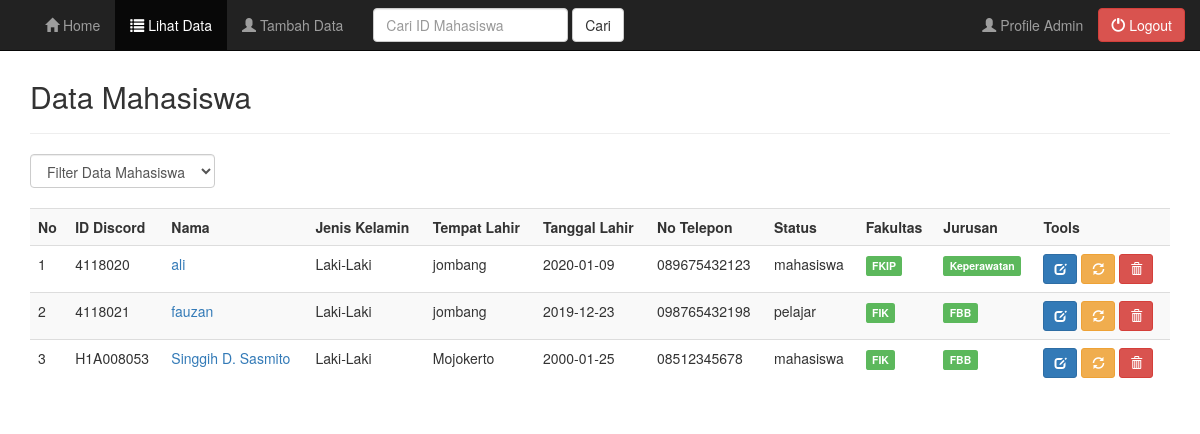
/admin/data.php (signed in), run on the app's committed database.
### tables this page shows
CREATE TABLE `tbl_discord` (
  `ID` bigint(20) UNSIGNED NOT NULL,
  `username` varchar(20) NOT NULL,
  `password` varchar(32) NOT NULL,
  `level` varchar(30) NOT NULL,
  `id_discord` varchar(20) NOT NULL,
  `nama` varchar(50) NOT NULL,
  `jenis_kelamin` varchar(20) NOT NULL,
  `tempat_lahir` varchar(30) NOT NULL,
  `tanggal_lahir` date NOT NULL,
  `alamat_asal` varchar(100) NOT NULL,
  `alamat_sekarang` varchar(100) NOT NULL,
  `no_telepon` varchar(13) NOT NULL,
  `email` varchar(30) NOT NULL,
  `status` varchar(50) NOT NULL,
  `game` varchar(50) NOT NULL,
  `genre_game` varchar(50) NOT NULL
);

### admin/data.php (the view, shortened to what this page needs)
<?php $thisPage="Data"; ?>
<?php
include("header.php");
include("../koneksi.php");
?>
	<div class="container">
		<div class="content">
			<h2>Data Mahasiswa</h2>
			<hr />
			<form class="form-inline" method="get">
				<div class="form-group">
					<select name="filter" class="form-control" onchange="form.submit()">
						<option value="0">Filter Data Mahasiswa</option>
						<?php $filter = (isset($_GET['filter']) ? strtolower($_GET['filter']) : NULL);  ?>
					</select>
				</div>
			</form>
			<br />
			<div class="table-responsive">
				<table class="table table-striped table-hover">
					<tr>
						<th>No</th>
						<th>ID Discord</th>
						<th>Nama</th>
						<th>Jenis Kelamin</th>
						<th>Tempat Lahir</th>
						<th>Tanggal Lahir</th>
						<th>No Telepon</th>
						<th>Status</th>
						<th>Fakultas</th>
						<th>Jurusan</th>
						<th>Tools</th>
					</tr>
					<?php
					if($filter){
						$sql = mysqli_query($koneksi, "SELECT * FROM tbl_discord WHERE genre_game='$filter' ORDER BY id_discord ASC");
					}else{
						$sql = mysqli_query($koneksi, "SELECT * FROM tbl_discord ORDER BY id_discord ASC");
					}
					if(mysqli_num_rows($sql) == 0){
						echo '<tr><td colspan="14">Data Tidak Ada.</td></tr>';
					}else{
						$no = 1;
						while($row = mysqli_fetch_assoc($sql)){
							echo '
							<tr>
								<td>'.$no.'</td>
								<td>'.$row['id_discord'].'</td>
								<td><a href="profile_mahasiswa.php?nim='.$row['id_discord'].'">'.$row['nama'].'</a></td>
								<td>'.$row['jenis_kelamin'].'</td>
								<td>'.$row['tempat_lahir'].'</td>
								<td>'.$row['tanggal_lahir'].'</td>
								<td>'.$row['no_telepon'].'</td>
								<td>'.$row['status'].'</td>
								<td>';
								if($row['game'] == 'Console'){
									echo '<span class="label label-success">Saintek</span>';
								}
								else if ($row['game'] == 'Mobile' ){
									echo '<span class="label label-success">FIK</span>';
								}
								else if ($row['game'] == 'PC' ){
									echo '<span class="label label-success">FKIP</span>';
								}
							echo '
								</td>
								<td>';
								if($row['genre_game'] == 'MOBA'){
									echo '<span class="label label-success">Sistem Informasi</span>';
								}
								else if ($row['genre_game'] == 'FPS' ){
									echo '<span class="label label-success">Matematika</span>';
								}
								else if ($row['genre_game'] == 'RPG' ){
									echo '<span class="label label-success">FBB</span>';
								}
								else if ($row['genre_game'] == 'Racing' ){
									echo '<span class="label label-success">Keperawatan</span>';
								}
							echo '
								</td>
								<td>
									<a href="edit_member.php?id_discord='.$row['id_discord'].'" title="Edit Data" data-toggle="tooltip" class="btn btn-primary btn-sm"><span class="glyphicon glyphicon-edit" aria-hidden="true"></span></a>
									<a href="password.php?id_discord='.$row['id_discord'].'" title="Ganti Password" data-toggle="tooltip" class="btn btn-warning btn-sm"><span class="glyphicon glyphicon-refresh" aria-hidden="true"></span></a>
									<a href="data.php?aksi=delete&id_discord='.$row['id_discord'].'" title="Hapus Data" data-toggle="tooltip" onclick="return confirm(\'Anda yakin akan menghapus data '.$row['nama'].'?\')" class="btn btn-danger btn-sm"><span class="glyphicon glyphicon-trash" aria-hidden="true"></span></a>
								</td>
							</tr>
							';
							$no++;
						}
					}
					?>
				</table>
			</div>
		</div>
	</div>
<?php
include("footer.php");
?>

### admin/header.php (shortened to what this page needs)
<!DOCTYPE html>
<html lang="id">
  <head>
    <link href="../css/bootstrap.min.css" rel="stylesheet">
	<link href="../css/bootstrap-datepicker.css" rel="stylesheet">
    <link href="../style.css" rel="stylesheet">
  </head>
<body>
	<nav class="navbar navbar-inverse navbar-fixed-top">
	  <div class="container">
		<div class="collapse navbar-collapse" id="myNavbar">
		  <ul class="nav navbar-nav navbar-left">
			<li<?php if ($thisPage=="Dashboard") echo " class=\"active\""; ?>><a href="index.php"><span class="glyphicon glyphicon-home"></span> Home</a></li>
			<li<?php if ($thisPage=="Data") echo " class=\"active\""; ?>><a href="data.php" data-toggle="tooltip" data-placement="bottom" title="Lihat Data Mahasiswa"><span class="glyphicon glyphicon-list"></span> Lihat Data</a></li>
			<li<?php if ($thisPage=="Tambah") echo " class=\"active\""; ?>><a href="tambah.php" data-toggle="tooltip" data-placement="bottom" title="Tambah Data Mahasiswa" ><span class="glyphicon glyphicon-user"></span> Tambah Data</a></li>
			<form name="cari" method="post" action="cari.php" role="search" class="navbar-form navbar-left">
				<div class="form-group">
					<input type="text" name="carinim" placeholder="Cari ID Mahasiswa" class="form-control">
				</div>
				<button type="submit" name="submit" id="submit" value="search" class="btn btn-default" data-toggle="tooltip" data-placement="bottom" title="Cari Data Member">Cari</button>
			</form>
		  </ul>
	      <ul class="nav navbar-nav navbar-right">
	      	<li<?php if ($thisPage=="Profile") echo " class=\"active\""; ?>><a href="profile.php" data-toggle="tooltip" data-placement="bottom" title="Lihat Profile"><span class="glyphicon glyphicon-user"></span> Profile Admin</a></li>
	        <a href="../logout.php" data-toggle="tooltip" data-placement="bottom" title="Logout" class="btn btn-danger navbar-btn" role="button"><span class="glyphicon glyphicon-off"></span> Logout</a>
	      </ul>
		</div>
	  </div>
	</nav>

### admin/footer.php (shortened to what this page needs)
</body>
</html>

### style.css (style rules this page uses)
.content { margin-top: 80px; }

### data on the page
tbl_discord: id_discord "4118020", nama "ali", jenis_kelamin "Laki-Laki", tempat_lahir "jombang", tanggal_lahir "2020-01-09", no_telepon "089675432123", status "mahasiswa", game "FKIP", genre_game "Keperawatan"
tbl_discord: id_discord "4118021", nama "fauzan", jenis_kelamin "Laki-Laki", tempat_lahir "jombang", tanggal_lahir "2019-12-23", no_telepon "098765432198", status "pelajar", game "FIK", genre_game "FBB"
tbl_discord: id_discord "H1A008053", nama "Singgih D. Sasmito", jenis_kelamin "Laki-Laki", tempat_lahir "Mojokerto", tanggal_lahir "2000-01-25", no_telepon "08512345678", status "mahasiswa", game "FIK", genre_game "FBB"
